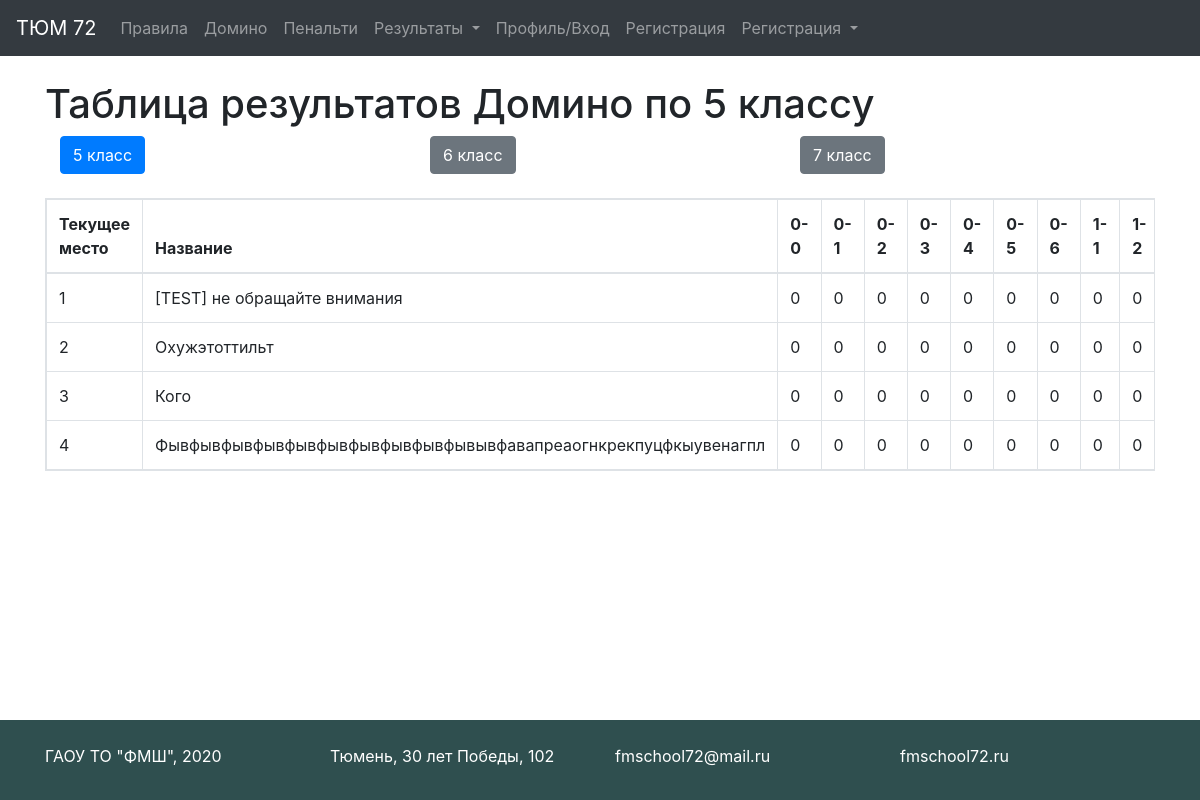
Page /results/domino/5 on the committed database.
### tables this page shows
CREATE TABLE domino_tasks5 (id INTEGER PRIMARY KEY AUTOINCREMENT UNIQUE NOT NULL, title STRING NOT NULL UNIQUE, picked_tasks STRING DEFAULT " ", t1 NOT NULL DEFAULT '0ok', t2 NOT NULL DEFAULT '0ok', t3 NOT NULL DEFAULT '0ok', t4 NOT NULL DEFAULT '0ok', t5 NOT NULL DEFAULT '0ok', t6 NOT NULL DEFAULT '0ok', t7 NOT NULL DEFAULT '0ok', t8 NOT NULL DEFAULT '0ok', t9 NOT NULL DEFAULT '0ok', t10 NOT NULL DEFAULT '0ok', t11 NOT NULL DEFAULT '0ok', t12 NOT NULL DEFAULT '0ok', t13 NOT NULL DEFAULT '0ok', t14 NOT NULL DEFAULT '0ok', t15 NOT NULL DEFAULT '0ok', t16 NOT NULL DEFAULT '0ok', t17 NOT NULL DEFAULT '0ok', t18 NOT NULL DEFAULT '0ok', t19 NOT NULL DEFAULT '0ok', t20 NOT NULL DEFAULT '0ok', t21 NOT NULL DEFAULT '0ok', t22 NOT NULL DEFAULT '0ok', t23 NOT NULL DEFAULT '0ok', t24 NOT NULL DEFAULT '0ok', t25 NOT NULL DEFAULT '0ok', t26 NOT NULL DEFAULT '0ok', t27 NOT NULL DEFAULT '0ok', t28 NOT NULL DEFAULT '0ok', sum INTEGER DEFAULT (0));

### app.py (the view)
@app.route('/results/<game>/<grade>')
def results(game, grade):
    debug_var_test = 0  # 0 - показываем тестовых юзеров, 1 - не показываем
    debug_var_zero = 0  # 0 - показываем юзеров с 0 баллами, 1 - не показываем
    grade = str(grade)
    team = ''
    if is_auth() and str(current_user.grade) == str(grade):
        team = current_user.team_name
    titles = {'domino': 'Домино', 'penalty': 'Пенальти'}
    if game == 'domino':
        info = domino_info
        number = 28
        keys = domino_keys
    else:
        info = penalty_info
        number = 16
        keys = penalty_keys
    table = game + '_tasks' + str(grade)
    con = sqlite3.connect(os.path.join("db", "tasks.db"))
    cur = con.cursor()
    results = cur.execute(f"SELECT * from {table} ORDER BY sum DESC").fetchall()
    con.close()
    if debug_var_test == 1:
        results = [row for row in results if
                   "[TEST]" not in row[1]]  # Не показываем тестовую команду
    if debug_var_zero == 1:
        results = [row for row in results if row[-1] == 0]  # Не показываем тех, кто ничего не набрал
    team_num = len(results)
    return render_template("results.html", team=team, results=results, title=titles[game],
                           grade=grade,
                           info=info, number=number, team_num=team_num, keys=keys)

### app.py (called while the page is built)
def is_auth():
    return current_user.is_authenticated

### templates/results.html (shortened to what this page needs)
{% extends "base.html" %}
{% block content %}
    <h1>Таблица результатов {{ title }} по {{ grade }} классу</h1>
    <div class="container">
        <div class="row">
            {% for grd in ['5', '6', '7'] %}
                {% set a_grd = "./" + grd %}
                {% if grd == grade %}
                    <div class="col-sm">
                        <a href={{a_grd}} type="button" class="btn btn-primary">{{grd}} класс</a></div>
                {% else %}
                    <div class="col-sm">
                        <a href={{a_grd}} type="button" class="btn btn-secondary">{{grd}} класс</a></div>
                {% endif %}
            {% endfor %}
        </div>
    </div>
    <br>
    <table class="table table-bordered table-responsive" id="results">
        <thead>
        <tr>
            <th> Текущее место</th>
            <th> Название</th>
            {% for task in keys %}
                <th width="10%"> {{ info[grade][task]['name'] }} </th>
            {% endfor %}
        </tr>
        </thead>
        {% for place in range(team_num) %}
            <tr>
                {% if results[place][1] == team %}
                    <td class="table-primary"> {{ place + 1 }} </td>
                    <td class="table-primary"> {{ results[place][1] }} </td>
                {% else %}
                    <td> {{ place + 1 }} </td>
                    <td> {{ results[place][1] }} </td>
                {% endif %}
                {% if title == 'Домино' %}
                    {% set step = 3 %}
                {% else %}
                    {% set step = 2 %}
                {% endif %}
                {% for i in range(step, number + step) %}
                    {% set state = results[place][i][-2:] %}
                    {% set points = results[place][i][:-2] %}
                    {% if state == 'af' %}
                        <td class="table-success" width="30px"> {{ points }} </td>
                    {% elif state in ['ff', 'as', 'bf'] %}
                        <td class="table-warning" width="30px"> {{ points }} </td>
                    {% elif state == 'fs' %}
                        <td class="table-danger" width="30px"> {{ points }} </td>
                    {% else %}
                        <td width="30px"> {{ points }} </td>
                    {% endif %}
                {% endfor %}
            </tr>
        {% endfor %}
    </table>
{% endblock %}

### templates/base.html (shortened to what this page needs)
<!doctype html>
<html lang="ru">
<head>
    <link rel="stylesheet"
          href="https://stackpath.bootstrapcdn.com/bootstrap/4.4.1/css/bootstrap.min.css"
>
    <link rel="stylesheet" type="text/css" href="/static/css/style.css"/>
</head>
<body>
<div id="page-container">
    <div id="content-wrap">
        <header>
            <nav class="navbar navbar-expand-lg navbar-dark bg-dark">
                <a class="navbar-brand" href="/">ТЮМ 72</a>
                <div class="collapse navbar-collapse" id="navbarNav">
                    <ul class="navbar-nav">
                        <li class="nav-item">
                            <a class="nav-link" href="/rules">Правила</a>
                        </li>
                        <li class="nav-item">
                            <a class="nav-link" href="/domino">Домино</a>
                        </li>
                        <li class="nav-item">
                            <a class="nav-link" href="/penalty">Пенальти</a>
                        </li>
                        <li class="nav-item dropdown">
                            <a class="nav-link dropdown-toggle" href="#" id="navbarDropdown"
                               role="button" data-toggle="dropdown" aria-haspopup="true"
                               aria-expanded="false">
                                Результаты
                            </a>
                        </li>
                        <li class="nav-item">
                            <a class="nav-link" href="/profile">Профиль/Вход</a>
                        </li>
                        <li class="nav-item">
                            <a class="nav-link" href="/sign_up">Регистрация</a>
                        </li>
                        <li class="nav-item dropdown">
                            <a class="nav-link dropdown-toggle" href="#" id="navbarDropdown"
                               role="button" data-toggle="dropdown" aria-haspopup="true"
                               aria-expanded="false">
                                Регистрация
                            </a>
                        </li>
                    </ul>
                </div>
            </nav>
        </header>
        <main role="main" class="container">
            <br>
            {% block content %}{% endblock %}
        </main>
    </div>
    <footer id="footer">
        <br>
        <div class="container">
            <div class="row align-items-center">
                <div class="col">
                    ГАОУ ТО "ФМШ", 2020
                </div>
                <div class="col">
                    <a href="https://www.google.com/maps/place/ул.+30+лет+Победы,+102,+Тюмень,+Тюменская+обл.,+625051/@57.1161719,65.5862042,17z/data=!3m1!4b1!4m5!3m4!1s0x43bbe0de6f18b76f:0xbbb0b63150a73e69!8m2!3d57.116169!4d65.5883929?hl=ru">
                        Тюмень, 30 лет Победы, 102
                    </a>
                </div>
                <div class="col">
                    <a href="mailto:fmschool72@mail.ru?subject=ТЮМ 72" target="_blank">
                        fmschool72@mail.ru
                    </a>
                </div>
                <div class="col">
                    <a href="https://fmschool72.ru/" target="_blank">fmschool72.ru</a>
                </div>
            </div>
        </div>
    </footer>
</div>
</body>
</html>

### static/css/style.css (style rules this page uses)
#page-container { position: relative; min-height: 100vh; }
#content-wrap { padding-bottom: 5rem; }
#footer { background: darkslategrey; color: white; position: absolute; bottom: 0; width: 100%; height: 5rem; }
footer a { color:white; }

### rows in the picture
domino_tasks5: title "[TEST] не обращайте внимания"
domino_tasks5: title "Охужэтоттильт"
domino_tasks5: title "Кого"
domino_tasks5: title "Фывфывфывфывфывфывфывфывфывфывывфавапреаогнкрекпуцфкыувенагпл"

### other values in the picture
{{ title }} "Домино"
{{ grade }} "5"
{{ grd }} "5"
{{ grd }} "6" "7"
{{ info[grade][task]['name'] }} "0-0" "0-1" "0-2" "0-3" "0-4" "0-5" "0-6" "1-1" "1-2"
{{ place + 1 }} "1" "2" "3" "4"
{{ points }} "0" "0" "0" "0" "0" "0" "0" "0" "0" "0" "0" "0" "0" "0" "0" "0" "0" "0" "0" "0" "0" "0" "0" "0" "0" "0" "0" "0" "0" "0" "0" "0" "0" "0" "0" "0"
